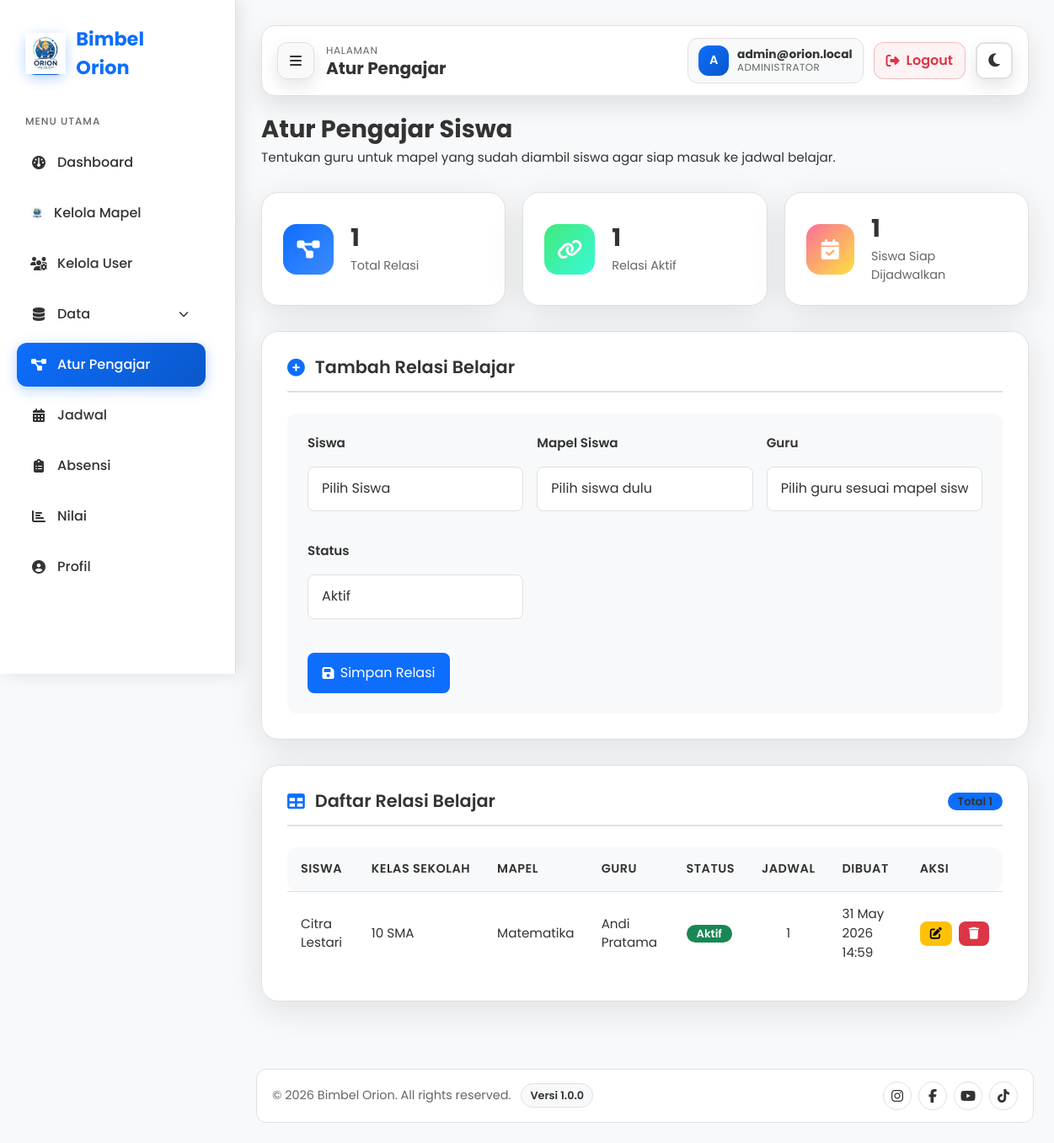
/index.php?page=admin-relasi (signed in), run on the app's committed database.
### tables this page shows
CREATE TABLE kelas (
  id CHAR(6) NOT NULL,
  siswa_id CHAR(6) NOT NULL,
  guru_id CHAR(6) NOT NULL,
  status ENUM('aktif','nonaktif') NOT NULL DEFAULT 'aktif',
  created_at TIMESTAMP NOT NULL DEFAULT CURRENT_TIMESTAMP,
  PRIMARY KEY (id),
  UNIQUE KEY uk_kelas_siswa_guru (siswa_id, guru_id),
  KEY idx_kelas_status (status),
  KEY idx_kelas_guru (guru_id),
  CONSTRAINT fk_kelas_siswa
    FOREIGN KEY (siswa_id) REFERENCES siswa(id)
    ON DELETE CASCADE
    ON UPDATE CASCADE,
  CONSTRAINT fk_kelas_guru
    FOREIGN KEY (guru_id) REFERENCES guru(id)
    ON DELETE CASCADE
    ON UPDATE CASCADE
);

CREATE TABLE siswa (
  id CHAR(6) NOT NULL,
  nama VARCHAR(150) NOT NULL,
  kelas_sekolah VARCHAR(50) DEFAULT 'Privat',
  asal_sekolah VARCHAR(150) DEFAULT NULL,
  alamat TEXT DEFAULT NULL,
  no_telp VARCHAR(20) DEFAULT NULL,
  foto_path VARCHAR(255) DEFAULT NULL,
  wali_id CHAR(6) DEFAULT NULL,
  created_at TIMESTAMP NOT NULL DEFAULT CURRENT_TIMESTAMP,
  PRIMARY KEY (id),
  KEY idx_siswa_wali (wali_id),
  KEY idx_siswa_nama (nama),
  CONSTRAINT fk_siswa_user
    FOREIGN KEY (id) REFERENCES users(id)
    ON DELETE CASCADE
    ON UPDATE CASCADE,
  CONSTRAINT fk_siswa_wali
    FOREIGN KEY (wali_id) REFERENCES wali_murid(id)
    ON DELETE SET NULL
    ON UPDATE CASCADE
);

CREATE TABLE mapel (
  id CHAR(6) NOT NULL,
  nama VARCHAR(100) NOT NULL,
  deskripsi TEXT DEFAULT NULL,
  status ENUM('aktif','nonaktif') NOT NULL DEFAULT 'aktif',
  created_at TIMESTAMP NOT NULL DEFAULT CURRENT_TIMESTAMP,
  PRIMARY KEY (id),
  UNIQUE KEY uk_mapel_nama (nama),
  KEY idx_mapel_status (status)
);

CREATE TABLE guru (
  id CHAR(6) NOT NULL,
  mapel_id CHAR(6) DEFAULT NULL,
  nama VARCHAR(150) NOT NULL,
  no_telp VARCHAR(20) DEFAULT NULL,
  alamat TEXT DEFAULT NULL,
  foto_path VARCHAR(255) DEFAULT NULL,
  bio TEXT DEFAULT NULL,
  created_at TIMESTAMP NOT NULL DEFAULT CURRENT_TIMESTAMP,
  PRIMARY KEY (id),
  KEY idx_guru_mapel (mapel_id),
  KEY idx_guru_nama (nama),
  CONSTRAINT fk_guru_user
    FOREIGN KEY (id) REFERENCES users(id)
    ON DELETE CASCADE
    ON UPDATE CASCADE,
  CONSTRAINT fk_guru_mapel
    FOREIGN KEY (mapel_id) REFERENCES mapel(id)
    ON DELETE SET NULL
    ON UPDATE CASCADE
);

### controllers/BaseController.php (called while the page is built, shortened)
<?php
abstract class BaseController
{
  protected function render(string $view, array $data = []): void
  {
    $data['csrf_token'] = $data['csrf_token'] ?? SessionHelper::getCsrfToken();
    $data['current_user_id'] = $data['current_user_id'] ?? SessionHelper::getUserId();
    $data['current_user_role'] = $data['current_user_role'] ?? SessionHelper::getUserRole();
    $data['current_user_name'] = $data['current_user_name'] ?? ($_SESSION['nama'] ?? null);
    $data['flash'] = $data['flash'] ?? SessionHelper::getFlash();
    extract($data);
    $viewRelative = str_replace(['/', '\\'], DIRECTORY_SEPARATOR, $view) . '.php';
    $viewPath = __DIR__ . '/../views/' . $viewRelative;
    require $viewPath;
  }
}

### controllers/admin/relasi/AdminRelasiController.php (called while the page is built, shortened)
<?php
require_once __DIR__ . '/../../../models/admin/AdminRelasiRepository.php';
class AdminRelasiController extends BaseAdminController
{
  private AdminRelasiRepository $relasiRepository;
  public function __construct()
  {
    $this->relasiRepository = new AdminRelasiRepository();
  }
  public function relasi(): void
  {
    $relasiList = $this->relasiRepository->getRelasiList();
    $totalRelasi = count($relasiList);
    $relasiAktif = $this->relasiRepository->countRelasiAktif();
    $siswaSiapJadwal = $this->relasiRepository->countSiswaSiapJadwal();
    $this->render('admin/relasi', compact(
      'pageTitle',
      'activePage',
      'relasiList',
      'siswaOptions',
      'guruOptions',
      'siswaMapelMatrix',
      'totalRelasi',
      'relasiAktif',
      'siswaSiapJadwal',
      'error',
      'success'
    ));
  }
}

### core/Router.php (called while the page is built, shortened)
<?php
require_once __DIR__ . '/../controllers/admin/relasi/AdminRelasiController.php';
class Router
{
  private function requireRole(string $role, callable $callback): void
  {
    $callback();
  }
}

### index.php (called while the page is built, shortened)
<?php
require_once __DIR__ . '/config/database.php';
require_once __DIR__ . '/core/Router.php';
$page = $_GET['page'] ?? 'index';
$page = preg_replace('/[^a-zA-Z0-9_\-]/', '', $page);
$router = new Router();
$router->dispatch($page);

### config/database.php (called while the page is built, shortened)
<?php
function getDB(): PDO {
    static $pdo = null;
    $dsn = "mysql:host=" . DB_HOST . ";dbname=" . DB_NAME . ";charset=" . DB_CHAR;
    $options = [
        PDO::ATTR_ERRMODE            => PDO::ERRMODE_EXCEPTION,
        PDO::ATTR_DEFAULT_FETCH_MODE => PDO::FETCH_ASSOC,
        PDO::ATTR_EMULATE_PREPARES   => false,
    ];
    try {
        $pdo = new PDO($dsn, DB_USER, DB_PASS, $options);
        $pdo->exec("SET NAMES utf8mb4 COLLATE utf8mb4_general_ci");
    } catch (PDOException $e) {
        error_log("DB Error: " . $e->getMessage());
        die(json_encode(['error' => 'Koneksi database gagal.']));
    }
    return $pdo;
}

### models/admin/AdminRelasiRepository.php (called while the page is built, shortened)
<?php
require_once __DIR__ . '/../../config/database.php';
class AdminRelasiRepository {
  private PDO $db;
  public function __construct(?PDO $db = null, ?IdCounterModel $idCounterModel = null) {
    $this->db = $db ?? getDB();
  }
  public function getRelasiList(): array {
    $stmt = $this->db->query("
      SELECT
        k.id,
        k.siswa_id,
        k.guru_id,
        k.status,
        k.created_at,
        s.nama AS siswa_nama,
        s.kelas_sekolah AS siswa_kelas,
        g.nama AS guru_nama,
        g.mapel_id,
        m.nama AS mata_pelajaran,
        (
          SELECT COUNT(*)
          FROM jadwal j
          WHERE j.kelas_id = k.id
        ) AS total_jadwal
      FROM kelas k
      INNER JOIN siswa s ON s.id = k.siswa_id
      INNER JOIN guru g ON g.id = k.guru_id
      LEFT JOIN mapel m ON m.id = g.mapel_id
      ORDER BY s.nama ASC, m.nama ASC, g.nama ASC, k.created_at DESC
    ");
    return $stmt->fetchAll();
  }
  public function countRelasiAktif(): int {
    $stmt = $this->db->query("SELECT COUNT(*) FROM kelas WHERE status = 'aktif'");
    return (int)$stmt->fetchColumn();
  }
  public function countSiswaSiapJadwal(): int {
    $stmt = $this->db->query("
      SELECT COUNT(DISTINCT k.siswa_id)
      FROM kelas k
      INNER JOIN guru g ON g.id = k.guru_id
      INNER JOIN siswa_mapel sm
        ON sm.siswa_id = k.siswa_id
       AND sm.mapel_id = g.mapel_id
       AND sm.status = 'aktif'
      WHERE k.status = 'aktif'
    ");
    return (int)$stmt->fetchColumn();
  }
}

### views/admin/relasi.php (the view, shortened to what this page needs)
<?php require __DIR__ . '/../layouts/header.php'; ?>
<div class="dashboard-container">
  <?php require __DIR__ . '/../layouts/sidebar.php'; ?>
  <main class="main-content admin-relasi-page">
    <?php require __DIR__ . '/../layouts/dashboard-navbar.php'; ?>
    <div class="page-header animate-fade-in">
      <h1>Atur Pengajar Siswa</h1>
      <p>Tentukan guru untuk mapel yang sudah diambil siswa agar siap masuk ke jadwal belajar.</p>
    </div>
    <div class="stats-grid">
      <div class="stat-card animate-fade-in delay-1">
        <div class="icon blue"><i class="fas fa-diagram-project"></i></div>
        <div class="info">
          <h3><?= (int)($totalRelasi ?? 0) ?></h3>
          <p>Total Relasi</p>
        </div>
      </div>
      <div class="stat-card animate-fade-in delay-2">
        <div class="icon green"><i class="fas fa-link"></i></div>
        <div class="info">
          <h3><?= (int)($relasiAktif ?? 0) ?></h3>
          <p>Relasi Aktif</p>
        </div>
      </div>
      <div class="stat-card animate-fade-in delay-3">
        <div class="icon orange"><i class="fas fa-calendar-check"></i></div>
        <div class="info">
          <h3><?= (int)($siswaSiapJadwal ?? 0) ?></h3>
          <p>Siswa Siap Dijadwalkan</p>
        </div>
      </div>
    </div>
    <div class="content-card animate-fade-in">
      <div class="card-header">
        <h3><i class="fas fa-plus-circle"></i> Tambah Relasi Belajar</h3>
      </div>
      <form method="POST" class="form-container">
        <div class="form-row">
          <div class="form-group">
            <label for="createSiswaSelect">Siswa</label>
            <select id="createSiswaSelect" name="siswa_id" class="form-control" required>
              <option value="">Pilih Siswa</option>
            </select>
          </div>
          <div class="form-group">
            <label for="createMapelSelect">Mapel Siswa</label>
            <select id="createMapelSelect" name="mapel_id" class="form-control" required>
              <option value="">Pilih siswa dulu</option>
            </select>
          </div>
          <div class="form-group">
            <label for="createGuruSelect">Guru</label>
            <select id="createGuruSelect" name="guru_id" class="form-control" required>
              <option value="">Pilih guru sesuai mapel siswa</option>
            </select>
          </div>
          <div class="form-group">
            <label for="createStatusSelect">Status</label>
            <select id="createStatusSelect" name="status" class="form-control">
              <option value="aktif">Aktif</option>
            </select>
          </div>
        </div>
        <div class="modal-actions">
          <button type="submit" class="btn btn-primary">
            <i class="fas fa-save"></i> Simpan Relasi
          </button>
        </div>
      </form>
    </div>
    <div class="content-card animate-fade-in">
      <div class="card-header">
        <h3><i class="fas fa-table"></i> Daftar Relasi Belajar</h3>
        <span class="badge bg-primary">Total <?= (int)($totalRelasi ?? 0) ?></span>
      </div>
      <div class="table-responsive">
        <table class="table-custom">
          <thead>
            <tr>
              <th>Siswa</th>
              <th>Kelas Sekolah</th>
              <th>Mapel</th>
              <th>Guru</th>
              <th>Status</th>
              <th>Jadwal</th>
              <th>Dibuat</th>
              <th>Aksi</th>
            </tr>
          </thead>
          <tbody>
            <?php if (!empty($relasiList)): ?>
              <?php foreach ($relasiList as $row): ?>
                <?php
                  $status = (string)($row['status'] ?? 'nonaktif');
                  $badgeStatus = $status === 'aktif'
                    ? '<span class="badge bg-success">Aktif</span>'
                    : '<span class="badge bg-secondary">Nonaktif</span>';
                ?>
                <tr>
                  <td><?= htmlspecialchars($row['siswa_nama'] ?? '-') ?></td>
                  <td><?= htmlspecialchars($row['siswa_kelas'] ?: 'Privat') ?></td>
                  <td><?= htmlspecialchars($row['mata_pelajaran'] ?: '-') ?></td>
                  <td><?= htmlspecialchars($row['guru_nama'] ?? '-') ?></td>
                  <td><?= $badgeStatus ?></td>
                  <td class="text-center-custom"><?= (int)($row['total_jadwal'] ?? 0) ?></td>
                  <td><?= htmlspecialchars(date('d M Y H:i', strtotime((string)$row['created_at']))) ?></td>
                  <td>
                    <div class="action-buttons">
                      <button
                        type="button"
                        class="btn btn-sm btn-warning js-edit-relasi"
                        data-id="<?= htmlspecialchars($row['id']) ?>"
                        data-siswa-id="<?= htmlspecialchars($row['siswa_id']) ?>"
                        data-mapel-id="<?= htmlspecialchars($row['mapel_id']) ?>"
                        data-guru-id="<?= htmlspecialchars($row['guru_id']) ?>"
                        data-status="<?= htmlspecialchars($row['status']) ?>"
                      >
                        <i class="fas fa-edit"></i>
                      </button>
                      <form method="POST" class="show-inline">
                        <button
                          type="submit"
                          class="btn btn-sm btn-danger"
                          onclick="return confirm('Yakin hapus relasi belajar ini?')"
                        >
                          <i class="fas fa-trash"></i>
                        </button>
                      </form>
                    </div>
                  </td>
                </tr>
              <?php endforeach; ?>
            <?php endif; ?>
          </tbody>
        </table>
      </div>
    </div>
  </main>
</div>
<?php require __DIR__ . '/../layouts/footer.php'; ?>

### data on the page
kelas: siswa.nama "Citra Lestari", siswa.kelas_sekolah "10 SMA", mapel.nama "Matematika", guru.nama "Andi Pratama", status "Aktif", total_jadwal "1", created_at "31 May 2026 14:59"

### other printed values
$menu['label'] "Dashboard"
$menu['label'] "Kelola Mapel"
$menu['label'] "Kelola User"
$menu['label'] "Data"
$menu['label'] "Atur Pengajar"
$menu['label'] "Jadwal"
$menu['label'] "Absensi"
$menu['label'] "Nilai"
$menu['label'] "Profil"
$pageHeading "Atur Pengajar"
$initial "A"
$nama "admin@orion.local"
$roleLabel "ADMINISTRATOR"
$totalRelasi "1"
$relasiAktif "1"
